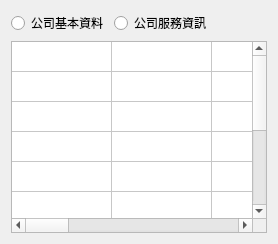
      <widget class="QWidget" name="tab_2">
       <attribute name="title">
        <string>公司資訊</string>
       </attribute>
       <layout class="QGridLayout" name="gridLayout">
        <item row="1" column="0">
         <layout class="QVBoxLayout" name="verticalLayout_2">
          <item>
           <widget class="QTableWidget" name="tableWidget_6">
            <property name="rowCount">
             <number>10</number>
            </property>
            <property name="columnCount">
             <number>10</number>
            </property>
            <attribute name="horizontalHeaderVisible">
             <bool>false</bool>
            </attribute>
            <attribute name="verticalHeaderVisible">
             <bool>false</bool>
            </attribute>
            <attribute name="verticalHeaderMinimumSectionSize">
             <number>30</number>
            </attribute>
            <row/>
            <row/>
            <row/>
            <row/>
            <row/>
            <row/>
            <row/>
            <row/>
            <row/>
            <row/>
            <column/>
            <column/>
            <column/>
            <column/>
            <column/>
            <column/>
            <column/>
            <column/>
            <column/>
            <column/>
           </widget>
          </item>
         </layout>
        </item>
        <item row="0" column="0">
         <layout class="QHBoxLayout" name="horizontalLayout_8">
          <item>
           <widget class="QRadioButton" name="radioButton_2">
            <property name="text">
             <string>公司基本資料</string>
            </property>
           </widget>
          </item>
          <item>
           <widget class="QRadioButton" name="radioButton">
            <property name="text">
             <string>公司服務資訊</string>
            </property>
           </widget>
          </item>
          <item>
           <spacer name="horizontalSpacer_8">
            <property name="orientation">
             <enum>Qt::Horizontal</enum>
            </property>
            <property name="sizeHint" stdset="0">
             <size>
              <width>40</width>
              <height>20</height>
             </size>
            </property>
           </spacer>
          </item>
         </layout>
        </item>
       </layout>
      </widget>
